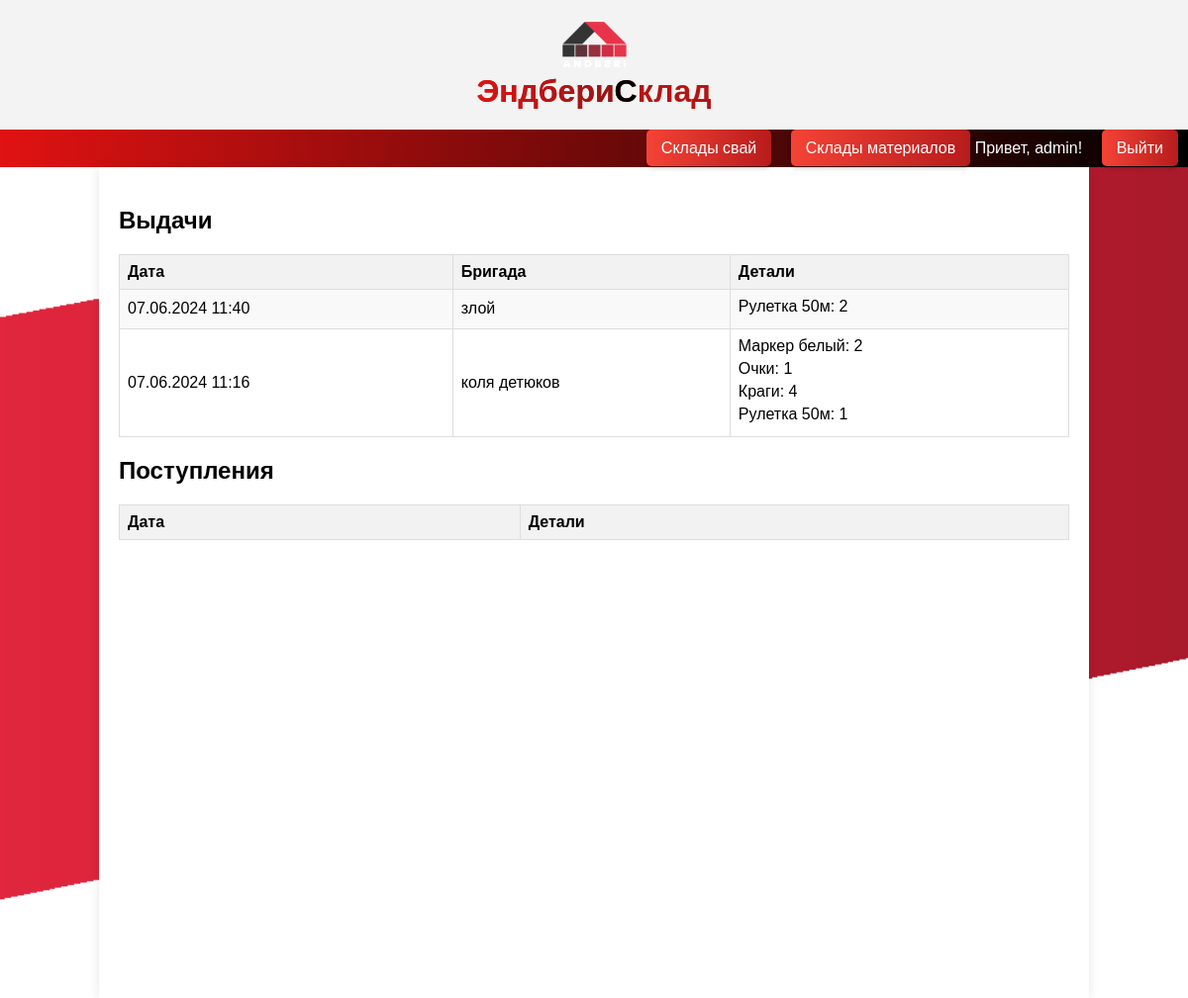
The page /stat_mbp/ (signed in) on the database its author committed.
### sklad_app/models.py (models this page shows)
class MBP_stat(models.Model):
    admission=models.BooleanField(default=True)
    date = models.DateTimeField(auto_now_add=True)
    details= models.TextField()
    brigade=models.CharField(max_length=200,blank=True)

### sklad_app/views.py (the view)
# urls.py: path('stat_mbp/', display_mbp_stats, name='stat_mbp'),
def display_mbp_stats(request):
    mbp_stats_true = MBP_stat.objects.filter(admission=True).order_by('-date')[:10]
    mbp_stats_false = MBP_stat.objects.filter(admission=False).order_by('-date')[:10]
    def parse_details(details):
        details_dict = {}
        items = details.split(", ")
        for item in items:
            if ': ' in item:
                key, value = item.split(': ')
                details_dict[key.strip()] = int(value.strip())
        return details_dict
    for stat in mbp_stats_true:
        stat.details_dict = parse_details(stat.details)
    for stat in mbp_stats_false:
        stat.details_dict = parse_details(stat.details)
    context = {
        'mbp_stats_true': mbp_stats_true,
        'mbp_stats_false': mbp_stats_false
    }
    return render(request, 'mbp_stats.html', context)

### templates/mbp_stats.html (shortened to what this page needs)
{% extends "index.html" %}
{% block content %}
<h2>Выдачи</h2>
<table>
    <tr>
        <th>Дата</th>
        <th>Бригада</th>
        <th>Детали</th>
    </tr>
    {% for stat in mbp_stats_true %}
    <tr>
        <td>{{ stat.date|date:"d.m.Y H:i" }}</td>
        <td>{{ stat.brigade }}</td>
        <td>
            {% for name, quantity in stat.details_dict.items %}
            <div class="details-div">{{ name }}: {{ quantity }}</div>
            {% endfor %}
        </td>
    </tr>
    {% endfor %}
</table>
<h2>Поступления</h2>
<table>
    <tr>
        <th>Дата</th>
        <th>Детали</th>
    </tr>
</table>
{% endblock %}

### templates/index.html (shortened to what this page needs)
<!DOCTYPE html>
<html lang="ru">
<head>
    {% load static %}
    {% load static %}
</head>
<body>
    <div class="header">
        <a href="/"><img src="{% static 'logo.png' %}"  class="logo"></a>
         <h1>
            <span class="gradient-text">Эндбери</span><span class="black">С</span>клад
        </h1>
    </div>
    <div class="nav">
        {% if user.is_authenticated %}
            {% if user.userprofile.role.name == "Производство" or user.userprofile.role.name == "Кладовщик" %}
                <a href="{% url 'ware' %} " >Склады свай</a>
                <a href="{% url 'mat' %} " >Склады материалов</a>
            {% endif %}
            <span style="color: white;">Привет, {{ user.username }}!</span>
            <a href="{% url 'logout' %}">Выйти</a>
        {% else %}
            <a href="{% url 'login' %}">Войти</a>
        {% endif %}
    </div>
    <div class="content">
        {% block content %}{% endblock %}
    </div>
</body>
</html>

### templates/mbp_stats.html (style rules this page uses)
table { width: 100%; border-collapse: collapse; margin-bottom: 20px; }
th, td { border: 1px solid #ddd; padding: 8px; text-align: left; }
th { background-color: #f2f2f2; }
tr:nth-child(even) { background-color: #f9f9f9; }
.details-div { margin-bottom: 5px; }

### rows shown on the page
MBP_stat: date "07.06.2024 11:40", brigade "злой", details_dict "Рулетка 50м", details_dict "2"
MBP_stat: date "07.06.2024 11:16", brigade "коля детюков", details_dict "Маркер белый" "Очки" "Краги" "Рулетка 50м", details_dict "2" "1" "4" "1"

### other values the page prints
{{ user.username }} "admin"
